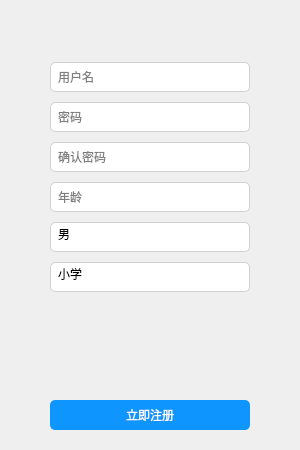
<?xml version="1.0" encoding="UTF-8"?>
<ui version="4.0">
 <class>registor</class>
 <widget class="QWidget" name="registor">
  <property name="geometry">
   <rect>
    <x>0</x>
    <y>0</y>
    <width>300</width>
    <height>450</height>
   </rect>
  </property>
  <property name="sizePolicy">
   <sizepolicy hsizetype="Fixed" vsizetype="Fixed">
    <horstretch>0</horstretch>
    <verstretch>0</verstretch>
   </sizepolicy>
  </property>
  <property name="minimumSize">
   <size>
    <width>300</width>
    <height>388</height>
   </size>
  </property>
  <property name="maximumSize">
   <size>
    <width>300</width>
    <height>800</height>
   </size>
  </property>
  <property name="windowTitle">
   <string>registor</string>
  </property>
  <layout class="QVBoxLayout" name="verticalLayout">
   <property name="spacing">
    <number>0</number>
   </property>
   <property name="leftMargin">
    <number>0</number>
   </property>
   <property name="topMargin">
    <number>0</number>
   </property>
   <property name="rightMargin">
    <number>0</number>
   </property>
   <property name="bottomMargin">
    <number>0</number>
   </property>
   <item>
    <layout class="QHBoxLayout" name="horizontalLayout">
     <property name="spacing">
      <number>0</number>
     </property>
     <item>
      <spacer name="horizontalSpacer">
       <property name="orientation">
        <enum>Qt::Horizontal</enum>
       </property>
       <property name="sizeType">
        <enum>QSizePolicy::Expanding</enum>
       </property>
       <property name="sizeHint" stdset="0">
        <size>
         <width>40</width>
         <height>20</height>
        </size>
       </property>
      </spacer>
     </item>
     <item>
      <widget class="QPushButton" name="buttonMin">
       <property name="styleSheet">
        <string notr="true">QPushButton#buttonMin
{
    background-color:transparent;
}

QPushButton#buttonMin:hover
{
    background-color:rgb(255, 0, 0);
}

QPushButton#buttonMin:pressed
{
    background-color:rgb(0, 85, 255);
}</string>
       </property>
       <property name="text">
        <string/>
       </property>
       <property name="flat">
        <bool>true</bool>
       </property>
      </widget>
     </item>
     <item>
      <widget class="QPushButton" name="buttonClose">
       <property name="styleSheet">
        <string notr="true">QPushButton#buttonClose
{
    background-color:transparent;
}

QPushButton#buttonClose:hover
{
    background-color:rgb(255, 0, 0);
}

QPushButton#buttonClose:pressed
{
    background-color:rgb(0, 85, 255);
}</string>
       </property>
       <property name="text">
        <string/>
       </property>
       <property name="flat">
        <bool>true</bool>
       </property>
      </widget>
     </item>
    </layout>
   </item>
   <item>
    <layout class="QHBoxLayout" name="horizontalLayout_2">
     <property name="spacing">
      <number>0</number>
     </property>
     <item>
      <spacer name="horizontalSpacer_2">
       <property name="orientation">
        <enum>Qt::Horizontal</enum>
       </property>
       <property name="sizeType">
        <enum>QSizePolicy::Fixed</enum>
       </property>
       <property name="sizeHint" stdset="0">
        <size>
         <width>20</width>
         <height>20</height>
        </size>
       </property>
      </spacer>
     </item>
     <item>
      <widget class="QLabel" name="label">
       <property name="sizePolicy">
        <sizepolicy hsizetype="Fixed" vsizetype="Fixed">
         <horstretch>50</horstretch>
         <verstretch>50</verstretch>
        </sizepolicy>
       </property>
       <property name="text">
        <string/>
       </property>
       <property name="pixmap">
        <pixmap resource="educationsystem.qrc">:/images/zc.png</pixmap>
       </property>
       <property name="scaledContents">
        <bool>true</bool>
       </property>
      </widget>
     </item>
     <item>
      <spacer name="horizontalSpacer_3">
       <property name="orientation">
        <enum>Qt::Horizontal</enum>
       </property>
       <property name="sizeHint" stdset="0">
        <size>
         <width>40</width>
         <height>20</height>
        </size>
       </property>
      </spacer>
     </item>
    </layout>
   </item>
   <item>
    <spacer name="verticalSpacer">
     <property name="orientation">
      <enum>Qt::Vertical</enum>
     </property>
     <property name="sizeType">
      <enum>QSizePolicy::Fixed</enum>
     </property>
     <property name="sizeHint" stdset="0">
      <size>
       <width>20</width>
       <height>20</height>
      </size>
     </property>
    </spacer>
   </item>
   <item>
    <layout class="QHBoxLayout" name="horizontalLayout_3">
     <property name="spacing">
      <number>0</number>
     </property>
     <property name="bottomMargin">
      <number>10</number>
     </property>
     <item>
      <spacer name="horizontalSpacer_4">
       <property name="orientation">
        <enum>Qt::Horizontal</enum>
       </property>
       <property name="sizeHint" stdset="0">
        <size>
         <width>40</width>
         <height>20</height>
        </size>
       </property>
      </spacer>
     </item>
     <item>
      <widget class="QLineEdit" name="usernameLineEdit">
       <property name="sizePolicy">
        <sizepolicy hsizetype="Fixed" vsizetype="Fixed">
         <horstretch>200</horstretch>
         <verstretch>30</verstretch>
        </sizepolicy>
       </property>
       <property name="minimumSize">
        <size>
         <width>200</width>
         <height>30</height>
        </size>
       </property>
       <property name="focusPolicy">
        <enum>Qt::StrongFocus</enum>
       </property>
       <property name="styleSheet">
        <string notr="true">QLineEdit#usernameLineEdit
{
    background:white;
    border-radius:5px;
    padding-left:5px;
    border: 1px solid rgb(209 , 209 , 209);
}
QLineEdit#usernameLineEdit:hover
{
    border: 1px solid rgb(21 , 131 , 221);
}
</string>
       </property>
       <property name="text">
        <string/>
       </property>
       <property name="frame">
        <bool>false</bool>
       </property>
       <property name="placeholderText">
        <string>用户名</string>
       </property>
      </widget>
     </item>
     <item>
      <spacer name="horizontalSpacer_5">
       <property name="orientation">
        <enum>Qt::Horizontal</enum>
       </property>
       <property name="sizeHint" stdset="0">
        <size>
         <width>40</width>
         <height>20</height>
        </size>
       </property>
      </spacer>
     </item>
    </layout>
   </item>
   <item>
    <layout class="QHBoxLayout" name="horizontalLayout_4">
     <property name="spacing">
      <number>0</number>
     </property>
     <property name="bottomMargin">
      <number>10</number>
     </property>
     <item>
      <spacer name="horizontalSpacer_6">
       <property name="orientation">
        <enum>Qt::Horizontal</enum>
       </property>
       <property name="sizeHint" stdset="0">
        <size>
         <width>40</width>
         <height>20</height>
        </size>
       </property>
      </spacer>
     </item>
     <item>
      <widget class="QLineEdit" name="passwordLineEdit">
       <property name="sizePolicy">
        <sizepolicy hsizetype="Fixed" vsizetype="Fixed">
         <horstretch>200</horstretch>
         <verstretch>30</verstretch>
        </sizepolicy>
       </property>
       <property name="minimumSize">
        <size>
         <width>200</width>
         <height>30</height>
        </size>
       </property>
       <property name="styleSheet">
        <string notr="true">QLineEdit#passwordLineEdit
{
    background:white;
    border-radius:5px;
    padding-left:5px;
    border: 1px solid rgb(209 , 209 , 209);
}
QLineEdit#passwordLineEdit:hover
{
    border: 1px solid rgb(21 , 131 , 221);
}</string>
       </property>
       <property name="text">
        <string/>
       </property>
       <property name="frame">
        <bool>false</bool>
       </property>
       <property name="echoMode">
        <enum>QLineEdit::Password</enum>
       </property>
       <property name="placeholderText">
        <string>密码</string>
       </property>
      </widget>
     </item>
     <item>
      <spacer name="horizontalSpacer_7">
       <property name="orientation">
        <enum>Qt::Horizontal</enum>
       </property>
       <property name="sizeHint" stdset="0">
        <size>
         <width>40</width>
         <height>20</height>
        </size>
       </property>
      </spacer>
     </item>
    </layout>
   </item>
   <item>
    <layout class="QHBoxLayout" name="horizontalLayout_5">
     <property name="spacing">
      <number>0</number>
     </property>
     <property name="bottomMargin">
      <number>10</number>
     </property>
     <item>
      <spacer name="horizontalSpacer_8">
       <property name="orientation">
        <enum>Qt::Horizontal</enum>
       </property>
       <property name="sizeHint" stdset="0">
        <size>
         <width>40</width>
         <height>20</height>
        </size>
       </property>
      </spacer>
     </item>
     <item>
      <widget class="QLineEdit" name="doublePasswordLineEdit">
       <property name="sizePolicy">
        <sizepolicy hsizetype="Fixed" vsizetype="Fixed">
         <horstretch>0</horstretch>
         <verstretch>0</verstretch>
        </sizepolicy>
       </property>
       <property name="minimumSize">
        <size>
         <width>200</width>
         <height>30</height>
        </size>
       </property>
       <property name="styleSheet">
        <string notr="true">QLineEdit#doublePasswordLineEdit
{
    background:white;
    border-radius:5px;
    padding-left:5px;
    border: 1px solid rgb(209 , 209 , 209);
 }
QLineEdit#doublePasswordLineEdit:hover
{
    border: 1px solid rgb(21 , 131 , 221);
}</string>
       </property>
       <property name="text">
        <string/>
       </property>
       <property name="frame">
        <bool>false</bool>
       </property>
       <property name="echoMode">
        <enum>QLineEdit::Password</enum>
       </property>
       <property name="placeholderText">
        <string>确认密码</string>
       </property>
      </widget>
     </item>
     <item>
      <spacer name="horizontalSpacer_9">
       <property name="orientation">
        <enum>Qt::Horizontal</enum>
       </property>
       <property name="sizeHint" stdset="0">
        <size>
         <width>40</width>
         <height>20</height>
        </size>
       </property>
      </spacer>
     </item>
    </layout>
   </item>
   <item>
    <layout class="QHBoxLayout" name="horizontalLayout_6">
     <property name="spacing">
      <number>0</number>
     </property>
     <property name="bottomMargin">
      <number>10</number>
     </property>
     <item>
      <spacer name="horizontalSpacer_10">
       <property name="orientation">
        <enum>Qt::Horizontal</enum>
       </property>
       <property name="sizeHint" stdset="0">
        <size>
         <width>40</width>
         <height>20</height>
        </size>
       </property>
      </spacer>
     </item>
     <item>
      <widget class="QLineEdit" name="ageLineEdit">
       <property name="sizePolicy">
        <sizepolicy hsizetype="Fixed" vsizetype="Fixed">
         <horstretch>0</horstretch>
         <verstretch>0</verstretch>
        </sizepolicy>
       </property>
       <property name="minimumSize">
        <size>
         <width>200</width>
         <height>30</height>
        </size>
       </property>
       <property name="styleSheet">
        <string notr="true">QLineEdit#ageLineEdit
{
    background:white;
    border-radius:5px;
    padding-left:5px;
    border: 1px solid rgb(209 , 209 , 209);
  
}
QLineEdit#ageLineEdit:hover
{
    border: 1px solid rgb(21 , 131 , 221);
}</string>
       </property>
       <property name="text">
        <string/>
       </property>
       <property name="frame">
        <bool>false</bool>
       </property>
       <property name="placeholderText">
        <string>年龄</string>
       </property>
      </widget>
     </item>
     <item>
      <spacer name="horizontalSpacer_11">
       <property name="orientation">
        <enum>Qt::Horizontal</enum>
       </property>
       <property name="sizeHint" stdset="0">
        <size>
         <width>40</width>
         <height>20</height>
        </size>
       </property>
      </spacer>
     </item>
    </layout>
   </item>
   <item>
    <layout class="QHBoxLayout" name="horizontalLayout_7">
     <property name="spacing">
      <number>0</number>
     </property>
     <property name="bottomMargin">
      <number>10</number>
     </property>
     <item>
      <spacer name="horizontalSpacer_12">
       <property name="orientation">
        <enum>Qt::Horizontal</enum>
       </property>
       <property name="sizeHint" stdset="0">
        <size>
         <width>40</width>
         <height>20</height>
        </size>
       </property>
      </spacer>
     </item>
     <item>
      <widget class="QComboBox" name="sexComboBox">
       <property name="sizePolicy">
        <sizepolicy hsizetype="Fixed" vsizetype="Fixed">
         <horstretch>0</horstretch>
         <verstretch>0</verstretch>
        </sizepolicy>
       </property>
       <property name="minimumSize">
        <size>
         <width>200</width>
         <height>30</height>
        </size>
       </property>
       <property name="styleSheet">
        <string notr="true">QComboBox
{
    background:white;
    border-radius:5px;
    padding-left:5px;
    border: 1px solid rgb(209 , 209 , 209);
}
QComboBox:hover
{
    border: 1px solid rgb(21 , 131 , 221);
}
QComboBox QAbstractItemView::item
{
    height:40px;
}
QComboBox::drop-down
{
    width:20px;
    background:transparent;
    padding-right:5px;
}</string>
       </property>
       <property name="editable">
        <bool>true</bool>
       </property>
       <property name="currentText">
        <string/>
       </property>
       <item>
        <property name="text">
         <string>男</string>
        </property>
       </item>
       <item>
        <property name="text">
         <string>女</string>
        </property>
       </item>
      </widget>
     </item>
     <item>
      <spacer name="horizontalSpacer_13">
       <property name="orientation">
        <enum>Qt::Horizontal</enum>
       </property>
       <property name="sizeHint" stdset="0">
        <size>
         <width>40</width>
         <height>20</height>
        </size>
       </property>
      </spacer>
     </item>
    </layout>
   </item>
   <item>
    <layout class="QHBoxLayout" name="horizontalLayout_8">
     <property name="spacing">
      <number>0</number>
     </property>
     <property name="bottomMargin">
      <number>10</number>
     </property>
     <item>
      <spacer name="horizontalSpacer_14">
       <property name="orientation">
        <enum>Qt::Horizontal</enum>
       </property>
       <property name="sizeHint" stdset="0">
        <size>
         <width>40</width>
         <height>20</height>
        </size>
       </property>
      </spacer>
     </item>
     <item>
      <widget class="QComboBox" name="educationComboBox">
       <property name="sizePolicy">
        <sizepolicy hsizetype="Fixed" vsizetype="Fixed">
         <horstretch>0</horstretch>
         <verstretch>0</verstretch>
        </sizepolicy>
       </property>
       <property name="minimumSize">
        <size>
         <width>200</width>
         <height>30</height>
        </size>
       </property>
       <property name="styleSheet">
        <string notr="true">QComboBox
{
    background:white;
    border-radius:5px;
    padding-left:5px;
    border: 1px solid rgb(209 , 209 , 209);
}
QComboBox:hover
{
    border: 1px solid rgb(21 , 131 , 221);
}
QComboBox QAbstractItemView::item
{
    height:40px;
}
QComboBox::drop-down
{
    width:20px;
    background:transparent;
    padding-right:5px;
}</string>
       </property>
       <property name="editable">
        <bool>true</bool>
       </property>
       <property name="currentText">
        <string/>
       </property>
       <item>
        <property name="text">
         <string>小学</string>
        </property>
       </item>
       <item>
        <property name="text">
         <string>初中</string>
        </property>
       </item>
       <item>
        <property name="text">
         <string>高中</string>
        </property>
       </item>
       <item>
        <property name="text">
         <string>本科</string>
        </property>
       </item>
       <item>
        <property name="text">
         <string>硕士</string>
        </property>
       </item>
       <item>
        <property name="text">
         <string>硕士以上</string>
        </property>
       </item>
      </widget>
     </item>
     <item>
      <spacer name="horizontalSpacer_15">
       <property name="orientation">
        <enum>Qt::Horizontal</enum>
       </property>
       <property name="sizeHint" stdset="0">
        <size>
         <width>40</width>
         <height>20</height>
        </size>
       </property>
      </spacer>
     </item>
    </layout>
   </item>
   <item>
    <spacer name="verticalSpacer_2">
     <property name="orientation">
      <enum>Qt::Vertical</enum>
     </property>
     <property name="sizeHint" stdset="0">
      <size>
       <width>20</width>
       <height>18</height>
      </size>
     </property>
    </spacer>
   </item>
   <item>
    <layout class="QHBoxLayout" name="horizontalLayout_9">
     <property name="spacing">
      <number>0</number>
     </property>
     <property name="bottomMargin">
      <number>20</number>
     </property>
     <item>
      <spacer name="horizontalSpacer_16">
       <property name="orientation">
        <enum>Qt::Horizontal</enum>
       </property>
       <property name="sizeHint" stdset="0">
        <size>
         <width>40</width>
         <height>20</height>
        </size>
       </property>
      </spacer>
     </item>
     <item>
      <widget class="QPushButton" name="registorButton">
       <property name="minimumSize">
        <size>
         <width>200</width>
         <height>30</height>
        </size>
       </property>
       <property name="styleSheet">
        <string notr="true">QPushButton#registorButton
{
    color:white;
    background-color:rgb(14 , 150 , 254);
    border-radius:5px;
}

QPushButton#registorButton:hover
{
    color:white;
    background-color:rgb(44 , 137 , 255);
}

QPushButton#registorButton:pressed
{
    color:white;
    background-color:rgb(14 , 135 , 228);
    padding-left:3px;
    padding-top:3px;
}</string>
       </property>
       <property name="text">
        <string>立即注册</string>
       </property>
       <property name="flat">
        <bool>true</bool>
       </property>
      </widget>
     </item>
     <item>
      <spacer name="horizontalSpacer_17">
       <property name="orientation">
        <enum>Qt::Horizontal</enum>
       </property>
       <property name="sizeHint" stdset="0">
        <size>
         <width>40</width>
         <height>20</height>
        </size>
       </property>
      </spacer>
     </item>
    </layout>
   </item>
  </layout>
 </widget>
 <layoutdefault spacing="6" margin="11"/>
 <resources>
  <include location="educationsystem.qrc"/>
 </resources>
 <connections/>
</ui>
